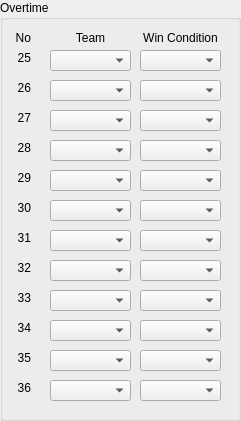
     <widget class="QGroupBox" name="overtime">
      <property name="geometry">
       <rect>
        <x>500</x>
        <y>0</y>
        <width>241</width>
        <height>421</height>
       </rect>
      </property>
      <property name="title">
       <string>Overtime</string>
      </property>
      <widget class="QLabel" name="no_25">
       <property name="geometry">
        <rect>
         <x>10</x>
         <y>50</y>
         <width>21</width>
         <height>16</height>
        </rect>
       </property>
       <property name="text">
        <string>25</string>
       </property>
       <property name="alignment">
        <set>Qt::AlignRight|Qt::AlignTrailing|Qt::AlignVCenter</set>
       </property>
      </widget>
      <widget class="QLabel" name="no_label_3">
       <property name="geometry">
        <rect>
         <x>10</x>
         <y>30</y>
         <width>21</width>
         <height>16</height>
        </rect>
       </property>
       <property name="text">
        <string>No</string>
       </property>
       <property name="alignment">
        <set>Qt::AlignRight|Qt::AlignTrailing|Qt::AlignVCenter</set>
       </property>
      </widget>
      <widget class="QLabel" name="team_win_label_3">
       <property name="geometry">
        <rect>
         <x>50</x>
         <y>30</y>
         <width>81</width>
         <height>16</height>
        </rect>
       </property>
       <property name="text">
        <string>Team</string>
       </property>
       <property name="alignment">
        <set>Qt::AlignCenter</set>
       </property>
      </widget>
      <widget class="QLabel" name="win_con_label_3">
       <property name="geometry">
        <rect>
         <x>140</x>
         <y>30</y>
         <width>81</width>
         <height>16</height>
        </rect>
       </property>
       <property name="text">
        <string>Win Condition</string>
       </property>
       <property name="alignment">
        <set>Qt::AlignCenter</set>
       </property>
      </widget>
      <widget class="QComboBox" name="team_win_25">
       <property name="geometry">
        <rect>
         <x>50</x>
         <y>50</y>
         <width>81</width>
         <height>21</height>
        </rect>
       </property>
      </widget>
      <widget class="QComboBox" name="win_con_25">
       <property name="geometry">
        <rect>
         <x>140</x>
         <y>50</y>
         <width>81</width>
         <height>21</height>
        </rect>
       </property>
      </widget>
      <widget class="QComboBox" name="win_con_26">
       <property name="geometry">
        <rect>
         <x>140</x>
         <y>80</y>
         <width>81</width>
         <height>21</height>
        </rect>
       </property>
      </widget>
      <widget class="QComboBox" name="team_win_26">
       <property name="geometry">
        <rect>
         <x>50</x>
         <y>80</y>
         <width>81</width>
         <height>21</height>
        </rect>
       </property>
      </widget>
      <widget class="QLabel" name="no_26">
       <property name="geometry">
        <rect>
         <x>10</x>
         <y>80</y>
         <width>21</width>
         <height>16</height>
        </rect>
       </property>
       <property name="text">
        <string>26</string>
       </property>
       <property name="alignment">
        <set>Qt::AlignRight|Qt::AlignTrailing|Qt::AlignVCenter</set>
       </property>
      </widget>
      <widget class="QComboBox" name="win_con_27">
       <property name="geometry">
        <rect>
         <x>140</x>
         <y>110</y>
         <width>81</width>
         <height>21</height>
        </rect>
       </property>
      </widget>
      <widget class="QLabel" name="no_27">
       <property name="geometry">
        <rect>
         <x>10</x>
         <y>110</y>
         <width>21</width>
         <height>16</height>
        </rect>
       </property>
       <property name="text">
        <string>27</string>
       </property>
       <property name="alignment">
        <set>Qt::AlignRight|Qt::AlignTrailing|Qt::AlignVCenter</set>
       </property>
      </widget>
      <widget class="QComboBox" name="team_win_27">
       <property name="geometry">
        <rect>
         <x>50</x>
         <y>110</y>
         <width>81</width>
         <height>21</height>
        </rect>
       </property>
      </widget>
      <widget class="QComboBox" name="win_con_28">
       <property name="geometry">
        <rect>
         <x>140</x>
         <y>140</y>
         <width>81</width>
         <height>21</height>
        </rect>
       </property>
      </widget>
      <widget class="QLabel" name="no_28">
       <property name="geometry">
        <rect>
         <x>10</x>
         <y>140</y>
         <width>21</width>
         <height>16</height>
        </rect>
       </property>
       <property name="text">
        <string>28</string>
       </property>
       <property name="alignment">
        <set>Qt::AlignRight|Qt::AlignTrailing|Qt::AlignVCenter</set>
       </property>
      </widget>
      <widget class="QComboBox" name="team_win_28">
       <property name="geometry">
        <rect>
         <x>50</x>
         <y>140</y>
         <width>81</width>
         <height>21</height>
        </rect>
       </property>
      </widget>
      <widget class="QComboBox" name="win_con_29">
       <property name="geometry">
        <rect>
         <x>140</x>
         <y>170</y>
         <width>81</width>
         <height>21</height>
        </rect>
       </property>
      </widget>
      <widget class="QLabel" name="no_29">
       <property name="geometry">
        <rect>
         <x>10</x>
         <y>170</y>
         <width>21</width>
         <height>16</height>
        </rect>
       </property>
       <property name="text">
        <string>29</string>
       </property>
       <property name="alignment">
        <set>Qt::AlignRight|Qt::AlignTrailing|Qt::AlignVCenter</set>
       </property>
      </widget>
      <widget class="QComboBox" name="team_win_29">
       <property name="geometry">
        <rect>
         <x>50</x>
         <y>170</y>
         <width>81</width>
         <height>21</height>
        </rect>
       </property>
      </widget>
      <widget class="QComboBox" name="win_con_30">
       <property name="geometry">
        <rect>
         <x>140</x>
         <y>200</y>
         <width>81</width>
         <height>21</height>
        </rect>
       </property>
      </widget>
      <widget class="QLabel" name="no_30">
       <property name="geometry">
        <rect>
         <x>10</x>
         <y>200</y>
         <width>21</width>
         <height>16</height>
        </rect>
       </property>
       <property name="text">
        <string>30</string>
       </property>
       <property name="alignment">
        <set>Qt::AlignRight|Qt::AlignTrailing|Qt::AlignVCenter</set>
       </property>
      </widget>
      <widget class="QComboBox" name="team_win_30">
       <property name="geometry">
        <rect>
         <x>50</x>
         <y>200</y>
         <width>81</width>
         <height>21</height>
        </rect>
       </property>
      </widget>
      <widget class="QLabel" name="no_31">
       <property name="geometry">
        <rect>
         <x>10</x>
         <y>230</y>
         <width>21</width>
         <height>16</height>
        </rect>
       </property>
       <property name="text">
        <string>31</string>
       </property>
       <property name="alignment">
        <set>Qt::AlignRight|Qt::AlignTrailing|Qt::AlignVCenter</set>
       </property>
      </widget>
      <widget class="QComboBox" name="team_win_31">
       <property name="geometry">
        <rect>
         <x>50</x>
         <y>230</y>
         <width>81</width>
         <height>21</height>
        </rect>
       </property>
      </widget>
      <widget class="QComboBox" name="win_con_31">
       <property name="geometry">
        <rect>
         <x>140</x>
         <y>230</y>
         <width>81</width>
         <height>21</height>
        </rect>
       </property>
      </widget>
      <widget class="QLabel" name="no_32">
       <property name="geometry">
        <rect>
         <x>10</x>
         <y>260</y>
         <width>21</width>
         <height>16</height>
        </rect>
       </property>
       <property name="text">
        <string>32</string>
       </property>
       <property name="alignment">
        <set>Qt::AlignRight|Qt::AlignTrailing|Qt::AlignVCenter</set>
       </property>
      </widget>
      <widget class="QComboBox" name="team_win_32">
       <property name="geometry">
        <rect>
         <x>50</x>
         <y>260</y>
         <width>81</width>
         <height>21</height>
        </rect>
       </property>
      </widget>
      <widget class="QComboBox" name="win_con_32">
       <property name="geometry">
        <rect>
         <x>140</x>
         <y>260</y>
         <width>81</width>
         <height>21</height>
        </rect>
       </property>
      </widget>
      <widget class="QLabel" name="no_33">
       <property name="geometry">
        <rect>
         <x>10</x>
         <y>290</y>
         <width>21</width>
         <height>16</height>
        </rect>
       </property>
       <property name="text">
        <string>33</string>
       </property>
       <property name="alignment">
        <set>Qt::AlignRight|Qt::AlignTrailing|Qt::AlignVCenter</set>
       </property>
      </widget>
      <widget class="QComboBox" name="team_win_33">
       <property name="geometry">
        <rect>
         <x>50</x>
         <y>290</y>
         <width>81</width>
         <height>21</height>
        </rect>
       </property>
      </widget>
      <widget class="QComboBox" name="win_con_33">
       <property name="geometry">
        <rect>
         <x>140</x>
         <y>290</y>
         <width>81</width>
         <height>21</height>
        </rect>
       </property>
      </widget>
      <widget class="QLabel" name="no_34">
       <property name="geometry">
        <rect>
         <x>10</x>
         <y>320</y>
         <width>21</width>
         <height>16</height>
        </rect>
       </property>
       <property name="text">
        <string>34</string>
       </property>
       <property name="alignment">
        <set>Qt::AlignRight|Qt::AlignTrailing|Qt::AlignVCenter</set>
       </property>
      </widget>
      <widget class="QComboBox" name="team_win_34">
       <property name="geometry">
        <rect>
         <x>50</x>
         <y>320</y>
         <width>81</width>
         <height>21</height>
        </rect>
       </property>
      </widget>
      <widget class="QComboBox" name="win_con_34">
       <property name="geometry">
        <rect>
         <x>140</x>
         <y>320</y>
         <width>81</width>
         <height>21</height>
        </rect>
       </property>
      </widget>
      <widget class="QLabel" name="no_35">
       <property name="geometry">
        <rect>
         <x>10</x>
         <y>350</y>
         <width>21</width>
         <height>16</height>
        </rect>
       </property>
       <property name="text">
        <string>35</string>
       </property>
       <property name="alignment">
        <set>Qt::AlignRight|Qt::AlignTrailing|Qt::AlignVCenter</set>
       </property>
      </widget>
      <widget class="QComboBox" name="team_win_35">
       <property name="geometry">
        <rect>
         <x>50</x>
         <y>350</y>
         <width>81</width>
         <height>21</height>
        </rect>
       </property>
      </widget>
      <widget class="QComboBox" name="win_con_35">
       <property name="geometry">
        <rect>
         <x>140</x>
         <y>350</y>
         <width>81</width>
         <height>21</height>
        </rect>
       </property>
      </widget>
      <widget class="QLabel" name="no_36">
       <property name="geometry">
        <rect>
         <x>10</x>
         <y>380</y>
         <width>21</width>
         <height>16</height>
        </rect>
       </property>
       <property name="text">
        <string>36</string>
       </property>
       <property name="alignment">
        <set>Qt::AlignRight|Qt::AlignTrailing|Qt::AlignVCenter</set>
       </property>
      </widget>
      <widget class="QComboBox" name="team_win_36">
       <property name="geometry">
        <rect>
         <x>50</x>
         <y>380</y>
         <width>81</width>
         <height>21</height>
        </rect>
       </property>
      </widget>
      <widget class="QComboBox" name="win_con_36">
       <property name="geometry">
        <rect>
         <x>140</x>
         <y>380</y>
         <width>81</width>
         <height>21</height>
        </rect>
       </property>
      </widget>
     </widget>
